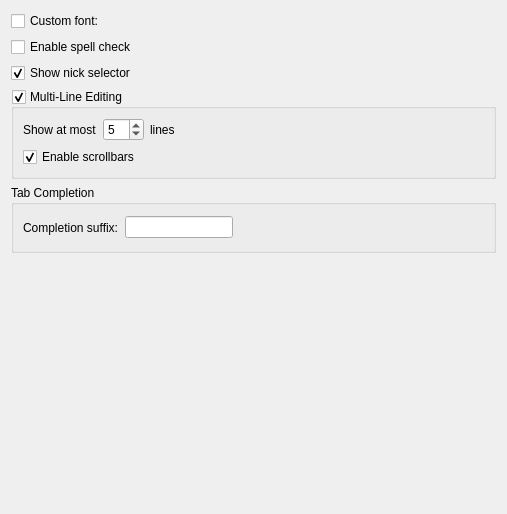
<?xml version="1.0" encoding="UTF-8"?>
<ui version="4.0">
 <class>InputWidgetSettingsPage</class>
 <widget class="QWidget" name="InputWidgetSettingsPage">
  <property name="geometry">
   <rect>
    <x>0</x>
    <y>0</y>
    <width>507</width>
    <height>514</height>
   </rect>
  </property>
  <property name="windowTitle">
   <string>Form</string>
  </property>
  <layout class="QVBoxLayout" name="verticalLayout_2">
   <item>
    <layout class="QHBoxLayout" name="horizontalLayout">
     <item>
      <widget class="QCheckBox" name="customFont">
       <property name="text">
        <string>Custom font:</string>
       </property>
       <property name="settingsKey" stdset="0">
        <string notr="true">/UiStyle/Fonts/UseCustomInputWidgetFont</string>
       </property>
       <property name="defaultValue" stdset="0">
        <bool>false</bool>
       </property>
      </widget>
     </item>
     <item>
      <widget class="FontSelector" name="inputLineFont" native="true">
       <property name="enabled">
        <bool>false</bool>
       </property>
       <property name="settingsKey" stdset="0">
        <string notr="true">/UiStyle/Fonts/InputWidget</string>
       </property>
       <property name="defaultValue" stdset="0">
        <font/>
       </property>
      </widget>
     </item>
    </layout>
   </item>
   <item>
    <widget class="QCheckBox" name="enableSpellCheck">
     <property name="text">
      <string>Enable spell check</string>
     </property>
     <property name="settingsKey" stdset="0">
      <string notr="true">EnableSpellCheck</string>
     </property>
     <property name="defaultValue" stdset="0">
      <bool>false</bool>
     </property>
    </widget>
   </item>
   <item>
    <widget class="QCheckBox" name="showNickSelector">
     <property name="text">
      <string>Show nick selector</string>
     </property>
     <property name="checked">
      <bool>true</bool>
     </property>
     <property name="settingsKey" stdset="0">
      <string notr="true">ShowNickSelector</string>
     </property>
     <property name="defaultValue" stdset="0">
      <bool>true</bool>
     </property>
    </widget>
   </item>
   <item>
    <widget class="QGroupBox" name="groupBox">
     <property name="title">
      <string>Multi-Line Editing</string>
     </property>
     <property name="checkable">
      <bool>true</bool>
     </property>
     <property name="settingsKey" stdset="0">
      <string notr="true">EnableMultiLine</string>
     </property>
     <property name="defaultValue" stdset="0">
      <bool>true</bool>
     </property>
     <layout class="QVBoxLayout" name="verticalLayout">
      <item>
       <layout class="QHBoxLayout" name="horizontalLayout_2">
        <item>
         <widget class="QLabel" name="label">
          <property name="text">
           <string>Show at most</string>
          </property>
         </widget>
        </item>
        <item>
         <widget class="QSpinBox" name="maxNumLines">
          <property name="minimum">
           <number>1</number>
          </property>
          <property name="maximum">
           <number>19</number>
          </property>
          <property name="value">
           <number>5</number>
          </property>
          <property name="settingsKey" stdset="0">
           <string notr="true">MaxNumLines</string>
          </property>
          <property name="defaultValue" stdset="0">
           <number>5</number>
          </property>
         </widget>
        </item>
        <item>
         <widget class="QLabel" name="label_2">
          <property name="text">
           <string>lines</string>
          </property>
         </widget>
        </item>
        <item>
         <spacer name="horizontalSpacer_2">
          <property name="orientation">
           <enum>Qt::Horizontal</enum>
          </property>
          <property name="sizeHint" stdset="0">
           <size>
            <width>40</width>
            <height>20</height>
           </size>
          </property>
         </spacer>
        </item>
       </layout>
      </item>
      <item>
       <widget class="QCheckBox" name="enableScrollBars">
        <property name="text">
         <string>Enable scrollbars</string>
        </property>
        <property name="checked">
         <bool>true</bool>
        </property>
        <property name="settingsKey" stdset="0">
         <string notr="true">EnableScrollBars</string>
        </property>
        <property name="defaultValue" stdset="0">
         <bool>true</bool>
        </property>
       </widget>
      </item>
     </layout>
    </widget>
   </item>
   <item>
    <widget class="QGroupBox" name="groupBox_2">
     <property name="title">
      <string>Tab Completion</string>
     </property>
     <layout class="QVBoxLayout" name="verticalLayout_3">
      <item>
       <layout class="QHBoxLayout" name="horizontalLayout_3">
        <item>
         <widget class="QLabel" name="completionSuffixDesc">
          <property name="text">
           <string>Completion suffix:</string>
          </property>
         </widget>
        </item>
        <item>
         <widget class="QLineEdit" name="completionSuffix">
          <property name="sizePolicy">
           <sizepolicy hsizetype="Preferred" vsizetype="Fixed">
            <horstretch>0</horstretch>
            <verstretch>0</verstretch>
           </sizepolicy>
          </property>
          <property name="settingsKey" stdset="0">
           <string notr="true">/TabCompletion/CompletionSuffix</string>
          </property>
          <property name="defaultValue" stdset="0">
           <string>: </string>
          </property>
         </widget>
        </item>
        <item>
         <spacer name="horizontalSpacer">
          <property name="orientation">
           <enum>Qt::Horizontal</enum>
          </property>
          <property name="sizeType">
           <enum>QSizePolicy::MinimumExpanding</enum>
          </property>
          <property name="sizeHint" stdset="0">
           <size>
            <width>157</width>
            <height>27</height>
           </size>
          </property>
         </spacer>
        </item>
       </layout>
      </item>
     </layout>
    </widget>
   </item>
   <item>
    <spacer name="verticalSpacer">
     <property name="orientation">
      <enum>Qt::Vertical</enum>
     </property>
     <property name="sizeHint" stdset="0">
      <size>
       <width>20</width>
       <height>233</height>
      </size>
     </property>
    </spacer>
   </item>
  </layout>
 </widget>
 <customwidgets>
  <customwidget>
   <class>FontSelector</class>
   <extends>QWidget</extends>
   <header>fontselector.h</header>
   <container>1</container>
  </customwidget>
 </customwidgets>
 <tabstops>
  <tabstop>customFont</tabstop>
  <tabstop>enableSpellCheck</tabstop>
  <tabstop>showNickSelector</tabstop>
  <tabstop>groupBox</tabstop>
  <tabstop>maxNumLines</tabstop>
  <tabstop>enableScrollBars</tabstop>
  <tabstop>completionSuffix</tabstop>
 </tabstops>
 <resources/>
 <connections>
  <connection>
   <sender>customFont</sender>
   <signal>toggled(bool)</signal>
   <receiver>inputLineFont</receiver>
   <slot>setEnabled(bool)</slot>
   <hints>
    <hint type="sourcelabel">
     <x>165</x>
     <y>18</y>
    </hint>
    <hint type="destinationlabel">
     <x>305</x>
     <y>17</y>
    </hint>
   </hints>
  </connection>
 </connections>
</ui>
